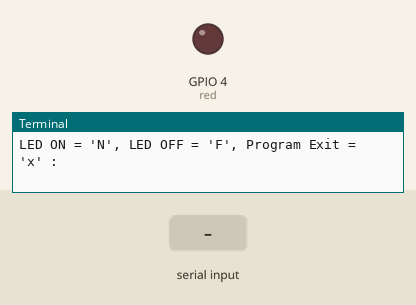
Bench run of a program on a simulated Raspberry Pi (BCM pin numbers). On the bench: output pins drawn as LEDs (lit = HIGH), the last lines printed to the terminal. The test bench sets the inputs (shaded band).

Above: at 1.2 s.
1.3 s: "N" typed at the terminal, then Enter
At 2.2 s:
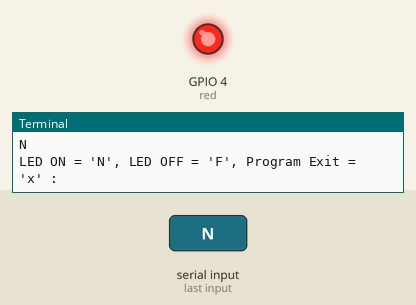
2.8 s: "F" typed at the terminal, then Enter
At 3.3 s:
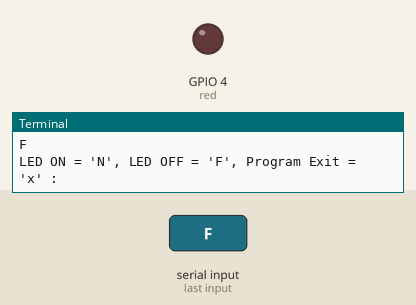
Timing chart, 0 to 5.8 s (numbered marks = the images above; inputs shaded):
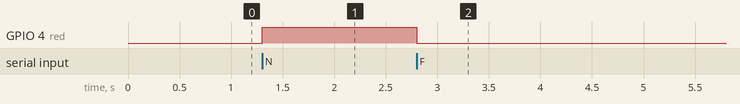

Measured:
- after the input at 1.3 s, GPIO 4 (red): LOW → HIGH at once
- after the input at 2.8 s, GPIO 4 (red): HIGH → LOW at once

The program:

challenge111.py
```python
import RPi.GPIO as GPIO
import time

red = 4

GPIO.setmode(GPIO.BCM)
GPIO.setwarnings(False)
GPIO.setup(red, GPIO.OUT)

GPIO.output(red,False)

try:
    while True:
        keyboard = input("LED ON = 'N', LED OFF = 'F', Program Exit = 'x' : ")
        if keyboard == 'N':
            GPIO.output(red,True)
        elif keyboard == 'F':
            GPIO.output(red,False)
        elif keyboard == 'x':
            break
except KeyboardInterrupt:
    pass
finally:
    GPIO.cleanup()
```
